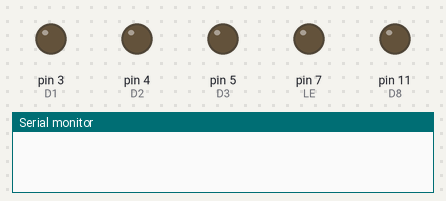
This sketch was run on a simulated Arduino Uno, built with avr-gcc and run on an emulated ATmega328P. On the bench: output pins drawn as LEDs (lit = HIGH), the last lines printed to the serial monitor. Pins used as bus, display or sensor lines are not drawn.

Above: at 0.1 s.
At 2.1 s:
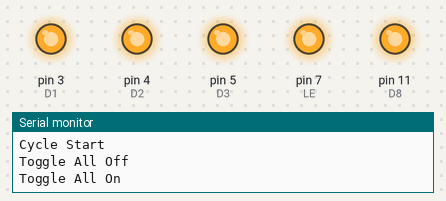
At 9.6 s:
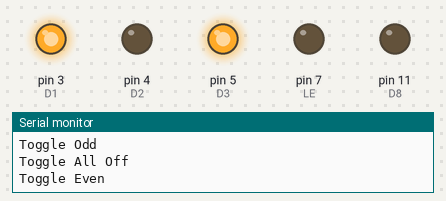
At 14.1 s:
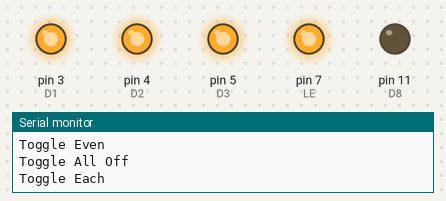
At 25.1 s:
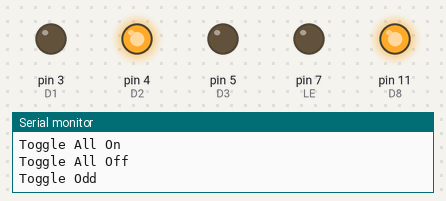
At 36.1 s:
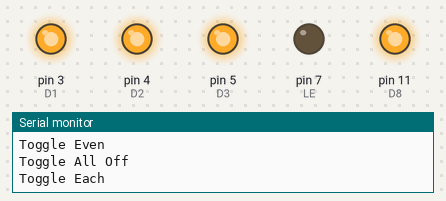
Timing chart, 0 to 40.0 s (numbered marks = the images above):
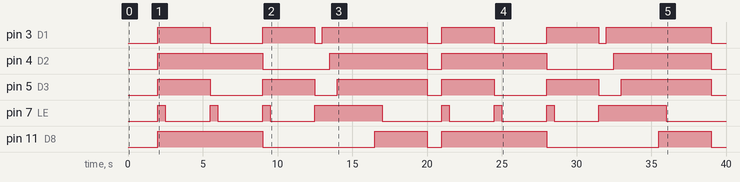

The sketch:

74HC373.ino
```cpp
#define OE 2
#define D1 3
#define D2 4
#define D3 5
#define D4 6
#define LE 7
#define D5 8
#define D6 9
#define D7 10
#define D8 11

long milliDelay = 500;

void setup() {
  // put your setup code here, to run once:
  pinMode(OE, OUTPUT);
  pinMode(D1, OUTPUT);
  pinMode(D2, OUTPUT);
  pinMode(D3, OUTPUT);
  pinMode(D4, OUTPUT);
  pinMode(LE, OUTPUT);
  pinMode(D5, OUTPUT);
  pinMode(D6, OUTPUT);
  pinMode(D7, OUTPUT);
  pinMode(D8, OUTPUT);
  digitalWrite(OE, LOW);
  delay(1000);
  digitalWrite(LE, HIGH);
  digitalWrite(D1, LOW);
  digitalWrite(D2, LOW);
  digitalWrite(D3, LOW);
  digitalWrite(D4, LOW);
  digitalWrite(D5, LOW);
  digitalWrite(D6, LOW);
  digitalWrite(D7, LOW);
  digitalWrite(D8, LOW);
  digitalWrite(LE, LOW);
  Serial.begin(9600);
  Serial.println("BEGIN TEST");
  Serial.println("All LED's should be Off");
  delay(1000);
}

void setInput(int inputNum, int inputVal){
  switch(inputNum){
    case 0:
      if (inputVal == 1){
        digitalWrite(D1, HIGH);
      }
      if (inputVal == 0){
        digitalWrite(D1, LOW);
      }
      break;
    case 1:
      if (inputVal == 1){
        digitalWrite(D2, HIGH);
      }
      if (inputVal == 0){
        digitalWrite(D2, LOW);
      }
      break;
    case 2:
      if (inputVal == 1){
        digitalWrite(D3, HIGH);
      }
      if (inputVal == 0){
        digitalWrite(D3, LOW);
      }
      break;
    case 3:
      if (inputVal == 1){
        digitalWrite(D4, HIGH);
      }
      if (inputVal == 0){
        digitalWrite(D4, LOW);
      }
      break;
    case 4:
      if (inputVal == 1){
        digitalWrite(D5, HIGH);
      }
      if (inputVal == 0){
        digitalWrite(D5, LOW);
      }
      break;
    case 5:
      if (inputVal == 1){
        digitalWrite(D6, HIGH);
      }
      if (inputVal == 0){
        digitalWrite(D6, LOW);
      }
      break;
    case 6:
      if (inputVal == 1){
        digitalWrite(D7, HIGH);
      }
      if (inputVal == 0){
        digitalWrite(D7, LOW);
      }
      break;
    case 7:
      if (inputVal == 1){
        digitalWrite(D8, HIGH);
      }
      if (inputVal == 0){
        digitalWrite(D8, LOW);
      }
      break;
    default:
      Serial.println("Incorrect Input");
      break;
  }
}

void toggleAllOn(){
  Serial.println("Toggle All On");
  digitalWrite(LE, HIGH);
  for (int i=0; i < 8; i++){
    setInput(i, 1);
  }
  delay(500);
  digitalWrite(LE, LOW);
}
void toggleAllOff(){
  Serial.println("Toggle All Off");
  digitalWrite(LE, HIGH);
  for (int i=0; i < 8; i++){
    setInput(i, 0);
  }
  digitalWrite(LE, LOW);
}

void toggleEven(){
  Serial.println("Toggle Even");
  digitalWrite(LE, HIGH);
  for (int i=0; i < 8; i++){
    if (i % 2 == 0){
      setInput(i, 1);
    } else {
      setInput(i, 0);
    }
  }
  delay(500);
  digitalWrite(LE, LOW);
}

void toggleOdd(){
  Serial.println("Toggle Odd");
  digitalWrite(LE, HIGH);
  for (int i=0; i < 8; i++){
    if (i % 2 == 1){
      setInput(i, 1);
    } else {
      setInput(i, 0);
    }
  }
  delay(500);
  digitalWrite(LE, LOW);
}

void toggleOneAtATime(){
  Serial.println("Toggle Each");
  digitalWrite(LE, HIGH);
  delay(500);
  for (int i=0; i < 8; i++){
    setInput(i, 1);
    delay(500);
  }
  digitalWrite(LE, LOW);
}

void loop() {
  Serial.println("Cycle Start");
  toggleAllOff();
  toggleAllOn();
  delay(3000);
  toggleAllOff();
  toggleOdd();
  delay(3000);
  toggleAllOff();
  toggleEven();
  delay(3000);
  toggleAllOff();
  toggleOneAtATime();
  delay(3000);
  toggleAllOff();
  delay(1000);
  Serial.println("Cycle Complete");
}
```

Measured:
- by itself, pin 3 (D1): LOW → HIGH at 2.0 s, → LOW 3.5 s later, → HIGH 3.5 s later, → LOW 3.5 s later, … (12 changes in this stretch)
- by itself, pin 4 (D2): LOW → HIGH at 2.0 s, → LOW 7.0 s later, → HIGH 4.5 s later, → LOW 6.5 s later, … (8 changes in this stretch)
- by itself, pin 5 (D3): LOW → HIGH at 2.0 s, → LOW 3.5 s later, → HIGH 3.5 s later, → LOW 3.5 s later, … (12 changes in this stretch)
- by itself, pin 7 (LE): goes 3 × (HIGH 0.50 s, LOW 3.0 s), HIGH 4.5 s, LOW 4.0 s, 3 × (HIGH 0.50 s, LOW 3.0 s), HIGH 4.5 s, then LOW
- by itself, pin 11 (D8): LOW → HIGH at 2.0 s, → LOW 7.0 s later, → HIGH 7.5 s later, → LOW 3.5 s later, … (8 changes in this stretch)
